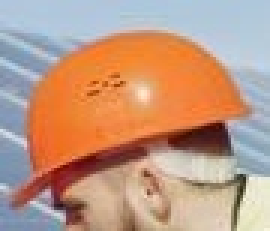
#> input picture helmet_withoutyolo/dataset/helmet/0.jpg, 90 x 77 px (shown 3 times larger); its folder holds only this picture in this run
$ python train_classifier.py
#> lines starting #> are read from the running program, lines starting #| are printed output that depends on the picture
### helmet_withoutyolo/hog_utils.py
import numpy as np

def rgb_to_gray(image: np.ndarray) -> np.ndarray:
    """
    Weighted luminance formula — matches human eye sensitivity.
    Green carries the most perceived brightness information.
    Input:  (H, W, 3) uint8
    Output: (H, W)    float32, range [0, 255]
    """
    return (0.299 * image[..., 0] +
            0.587 * image[..., 1] +
            0.114 * image[..., 2]).astype(np.float32)

def convolve2d(image: np.ndarray, kernel: np.ndarray) -> np.ndarray:
    """
    Manual 2D convolution — no scipy, no cv2.
    Uses stride tricks for speed instead of nested loops.
    """
    kh, kw = kernel.shape
    pad_h, pad_w = kh // 2, kw // 2

    # Pad so output is same size as input
    padded = np.pad(image, ((pad_h, pad_h), (pad_w, pad_w)), mode='reflect')

    # sliding_window_view gives us every (kh, kw) patch without copying data
    from numpy.lib.stride_tricks import sliding_window_view
    windows = sliding_window_view(padded, (kh, kw))  # shape: (H, W, kh, kw)

    # Dot each patch with the kernel
    return (windows * kernel).sum(axis=(-2, -1))


def compute_gradients(gray: np.ndarray):
    """
    Sobel-X detects vertical edges (responds to horizontal change).
    Sobel-Y detects horizontal edges (responds to vertical change).

    Sobel-X:          Sobel-Y:
    [-1  0 +1]        [+1 +2 +1]
    [-2  0 +2]        [ 0  0  0]
    [-1  0 +1]        [-1 -2 -1]
    """
    Kx = np.array([[-1, 0, 1],
                   [-2, 0, 2],
                   [-1, 0, 1]], dtype=np.float32)

    Ky = np.array([[ 1,  2,  1],
                   [ 0,  0,  0],
                   [-1, -2, -1]], dtype=np.float32)

    Gx = convolve2d(gray, Kx)
    Gy = convolve2d(gray, Ky)

    magnitude   = np.sqrt(Gx**2 + Gy**2)
    orientation = np.degrees(np.arctan2(Gy, Gx))  # range: (-180, 180]

    # HOG uses *unsigned* orientations — a vertical edge looks the same
    # whether the dark side is left or right. Fold into [0, 180).
    orientation = orientation % 180

    return Gx, Gy, magnitude, orientation

def build_cell_histograms(magnitude: np.ndarray,
                          orientation: np.ndarray,
                          cell_size: int = 8,
                          n_bins: int = 9) -> np.ndarray:
    """
    Divide the image into non-overlapping cells of (cell_size × cell_size).
    Each pixel casts a weighted vote into 2 adjacent bins (bilinear interpolation).

    Returns: (n_cells_y, n_cells_x, n_bins) — one 9-dim histogram per cell.

    Bin boundaries: 0°, 20°, 40°, 60°, 80°, 100°, 120°, 140°, 160°
    Bin centres:    10°, 30°, 50°, 70°, 90°, 110°, 130°, 150°, 170°
    """
    H, W = magnitude.shape
    n_cells_y = H // cell_size
    n_cells_x = W // cell_size

    histograms = np.zeros((n_cells_y, n_cells_x, n_bins), dtype=np.float32)

    bin_width = 180.0 / n_bins  # = 20 degrees per bin

    for cy in range(n_cells_y):
        for cx in range(n_cells_x):
            # Extract the 8×8 patch for this cell
            y0, y1 = cy * cell_size, (cy + 1) * cell_size
            x0, x1 = cx * cell_size, (cx + 1) * cell_size

            cell_mag = magnitude[y0:y1, x0:x1].ravel()   # 64 values
            cell_ori = orientation[y0:y1, x0:x1].ravel() # 64 values

            # Each pixel votes into bins using bilinear interpolation.
            # This prevents sharp jumps when an orientation crosses a bin edge.
            bin_float = cell_ori / bin_width       # e.g. 35° → bin 1.75
            bin_lo    = np.floor(bin_float).astype(int) % n_bins
            bin_hi    = (bin_lo + 1) % n_bins
            weight_hi = bin_float - np.floor(bin_float)  # fractional part
            weight_lo = 1.0 - weight_hi

            # Accumulate weighted magnitudes into both adjacent bins
            np.add.at(histograms[cy, cx], bin_lo, cell_mag * weight_lo)
            np.add.at(histograms[cy, cx], bin_hi, cell_mag * weight_hi)

    return histograms

def normalize_blocks(histograms: np.ndarray,
                     block_size: int = 2,
                     epsilon: float = 1e-6) -> np.ndarray:
    """
    Slide a (block_size × block_size) window of cells across the histogram grid.
    Stride = 1 cell, so blocks overlap.

    For a 128×64 patch: 16×8 cells → 15×7 = 105 blocks → 105×4×9 = 3780 features.

    L2-norm:  v_normalized = v / sqrt(||v||² + ε²)
    The epsilon prevents division by zero in flat regions.
    """
    n_cells_y, n_cells_x, n_bins = histograms.shape
    n_blocks_y = n_cells_y - block_size + 1
    n_blocks_x = n_cells_x - block_size + 1

    descriptor = []

    for by in range(n_blocks_y):
        for bx in range(n_blocks_x):
            # Concatenate the 4 cell histograms in this 2×2 block
            block = histograms[by:by+block_size, bx:bx+block_size, :]
            block_vec = block.ravel()  # 4 × 9 = 36 values

            # L2 normalization
            norm = np.sqrt(np.sum(block_vec**2) + epsilon**2)
            descriptor.append(block_vec / norm)

    return np.concatenate(descriptor)  # final 1D feature vector

def extract_hog(image_rgb: np.ndarray,
                cell_size: int = 8,
                block_size: int = 2,
                n_bins: int = 9,
                patch_size: tuple = (128, 64)) -> tuple:
    """
    Full HOG pipeline for a single image patch.

    patch_size: (height, width) — standard is 128×64 for pedestrian/person detection.
    For helmet detection on cropped head regions you might use 64×64.

    Returns:
        descriptor  — 1D feature vector (3780 values for 128×64)
        internals   — dict with gradient/histogram data for visualization
    """
    import cv2  # only for resize — all math stays ours

    # Resize patch to standard size
    patch = cv2.resize(image_rgb, (patch_size[1], patch_size[0]))

    gray                         = rgb_to_gray(patch)
    Gx, Gy, magnitude, orient    = compute_gradients(gray)
    histograms                   = build_cell_histograms(magnitude, orient,
                                                         cell_size, n_bins)
    descriptor                   = normalize_blocks(histograms, block_size)

    internals = {
        'patch':       patch,
        'gray':        gray,
        'Gx':          Gx,
        'Gy':          Gy,
        'magnitude':   magnitude,
        'orientation': orient,
        'histograms':  histograms,
        'cell_size':   cell_size,
        'n_bins':      n_bins,
    }

    return descriptor, internals

import cv2
import numpy as np
import matplotlib.pyplot as plt
import matplotlib.patches as mpatches

# [84 lines left out: function visualize_hog, not called in this run]

# [14 lines that do not run on import are left out]

    # This descriptor is what you feed to your SVM in Phase 3
    # Shape: (3780,) — one row per training image

### helmet_withoutyolo/train_classifier.py
import os
import cv2
import numpy as np
from hog_utils import extract_hog
from sklearn.svm import SVC
from sklearn.model_selection import train_test_split
from sklearn.metrics import classification_report
import joblib

DATASET_PATH = "dataset"

X = []
y = []

labels = ["helmet", "no_helmet"]

print("📥 Loading dataset...")

for label in labels:
    folder = os.path.join(DATASET_PATH, label)

    for file in os.listdir(folder):
        img_path = os.path.join(folder, file)
        img = cv2.imread(img_path)
#> img is the input picture: shape (77, 90, 3); mean B, G, R 131.9, 153.1, 190.9

        if img is None:
            continue

        img_rgb = cv2.cvtColor(img, cv2.COLOR_BGR2RGB)

        features, _ = extract_hog(img_rgb, patch_size=(64, 64))
#> in extract_hog, `patch = cv2.resize(image_rgb, (patch_size[1], patch_size[0]))`:
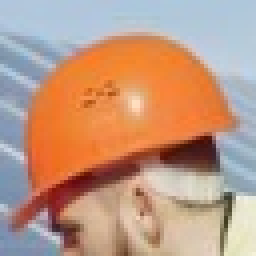
#> patch: shape (64, 64, 3) (shown 4 times larger); mean R, G, B 190.8, 153, 131.8
#> in convolve2d, `padded = np.pad(image, ((pad_h, pad_h), (pad_w, pad_w)), mode='reflect')`:
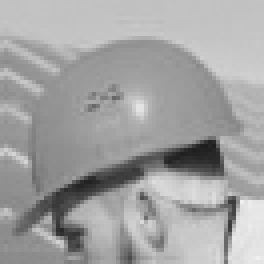
#> padded: shape (66, 66) float32 (shown 4 times larger); min 29.61, max 239.4, mean 163
#> in convolve2d, `return (windows * kernel).sum(axis=(-2, -1))`:
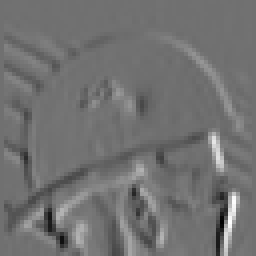
#> returned value: shape (64, 64) float32 (shown 4 times larger); min -528.5, max 664.1, mean 4.4; drawn with min black and max white
#> in convolve2d (call 2), `return (windows * kernel).sum(axis=(-2, -1))`:
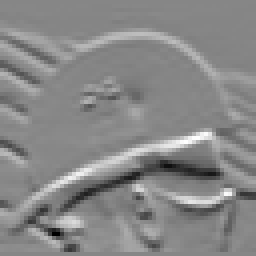
#> returned value: shape (64, 64) float32 (shown 4 times larger); min -516.7, max 460.1, mean 3.3; drawn with min black and max white
#> in compute_gradients, `magnitude   = np.sqrt(Gx**2 + Gy**2)`:
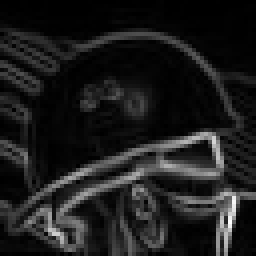
#> magnitude: shape (64, 64) float32 (shown 4 times larger); min 0, max 680.2, mean 77.1; drawn with min black and max white
#> in compute_gradients, `orientation = np.degrees(np.arctan2(Gy, Gx))`:
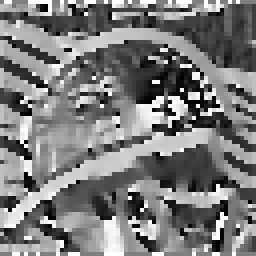
#> orientation: shape (64, 64) float32 (shown 4 times larger); min -179.9, max 180, mean -5.2; drawn with min black and max white
#> in compute_gradients, `orientation = orientation % 180`:
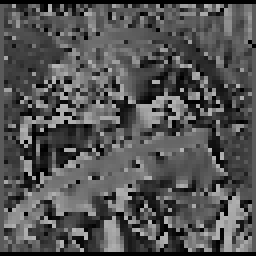
#> orientation: shape (64, 64) float32 (shown 4 times larger); min 0, max 180, mean 83.2
#> after the loop in normalize_blocks, `for by in range(n_blocks_y):`: descriptor = 49 items
#> in extract_hog, `descriptor                   = normalize_blocks(histograms, block_size)`: descriptor = 1764 values, max 0.844 at index 236, min 0 at index 251, mean 0.0967
#> features has the same summary as descriptor in extract_hog

        X.append(features)
        y.append(label)
#> pass 2 of the loop `for label in labels:`:
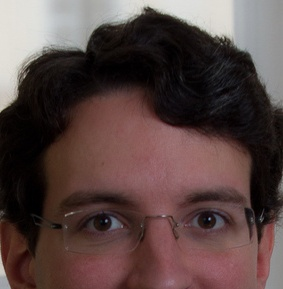
#> input picture helmet_withoutyolo/dataset/no_helmet/21.jpg, 283 x 289 px
#> img is the input picture: shape (289, 283, 3); mean B, G, R 67, 69.2, 88.1
#> img_rgb: shape (289, 283, 3)
#> in compute_gradients (call 2), `magnitude   = np.sqrt(Gx**2 + Gy**2)`:
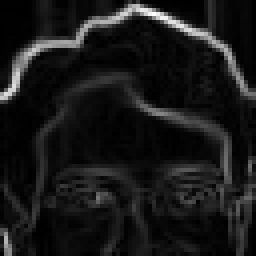
#> magnitude: shape (64, 64) float32 (shown 4 times larger); min 0, max 822.2, mean 79.2; drawn with min black and max white
#> in compute_gradients (call 2), `orientation = orientation % 180`:
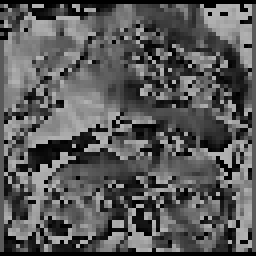
#> orientation: shape (64, 64) float32 (shown 4 times larger); min 0, max 179.9, mean 89.3
#> features = 1764 values, max 0.813 at index 706, min 0 at index 20, mean 0.0992

X = np.array(X)
y = np.array(y)

print(f"Dataset size: {len(X)} samples")

# ---------------- TRAIN ----------------
X_train, X_test, y_train, y_test = train_test_split(X, y, test_size=0.2)

print("🧠 Training SVM...")

model = SVC(kernel='linear', probability=True)
model.fit(X_train, y_train)

# ---------------- EVALUATE ----------------
y_pred = model.predict(X_test)

print("\n📊 Classification Report:")
print(classification_report(y_test, y_pred))

# ---------------- SAVE MODEL ----------------
os.makedirs("model", exist_ok=True)
joblib.dump(model, "model/svm_model.pkl")

print("✅ Model saved at model/svm_model.pkl")
